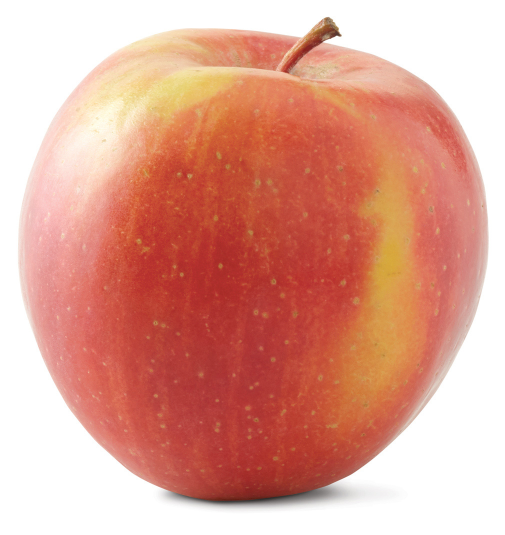
%> input picture training/fuji.jpg, 1010 x 1070 px (shown at 1/2 size)
$ octave finalproject2.m   (GNU Octave 9; MATLAB toolbox functions it lacks are replaced by stand-ins)
%> lines starting %> are read from the running program, lines starting %| are printed output that depends on the picture
%% Kathryn Tsai
%% Test 2
%% ECE 2409

clear all;clc;close all;
%%
fj1=imread('training\fuji.jpg'); fj1_sz=size(fj1);
%> further down, fj1 is the input picture: size 1070x1010x3 uint8; mean R, G, B 223, 161.4, 146.2
%> after `fj1_sz=size(fj1)`: fj1_sz = [1070 1010 3]
gs1=imread('training\granny_smith.jpg'); gs1_sz=size(gs1);
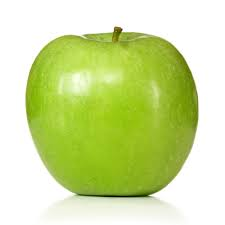
%> input picture training/granny_smith.jpg, 225 x 225 px
%> further down, gs1 is the input picture: size 225x225x3 uint8; mean R, G, B 206.8, 223.4, 155.9
%> after `gs1_sz=size(gs1)`: gs1_sz = [225 225 3]
hc1=imread('training\honeycrisp.jpg'); hc1_sz=size(hc1);
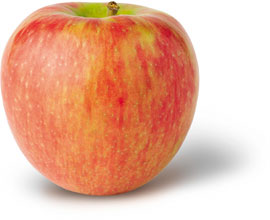
%> input picture training/honeycrisp.jpg, 270 x 220 px
%> further down, hc1 is the input picture: size 220x270x3 uint8; mean R, G, B 231.9, 180.3, 156.9
%> after `hc1_sz=size(hc1)`: hc1_sz = [220 270 3]
gl1=imread('training\gala.jpg'); gl1_sz=size(gl1);
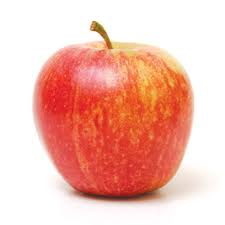
%> input picture training/gala.jpg, 225 x 225 px
%> further down, gl1 is the input picture: size 225x225x3 uint8; mean R, G, B 242.1, 189.1, 177.2
%> after `gl1_sz=size(gl1)`: gl1_sz = [225 225 3]

% [13 lines of commented-out code are left out]

%> (the run ends here)
